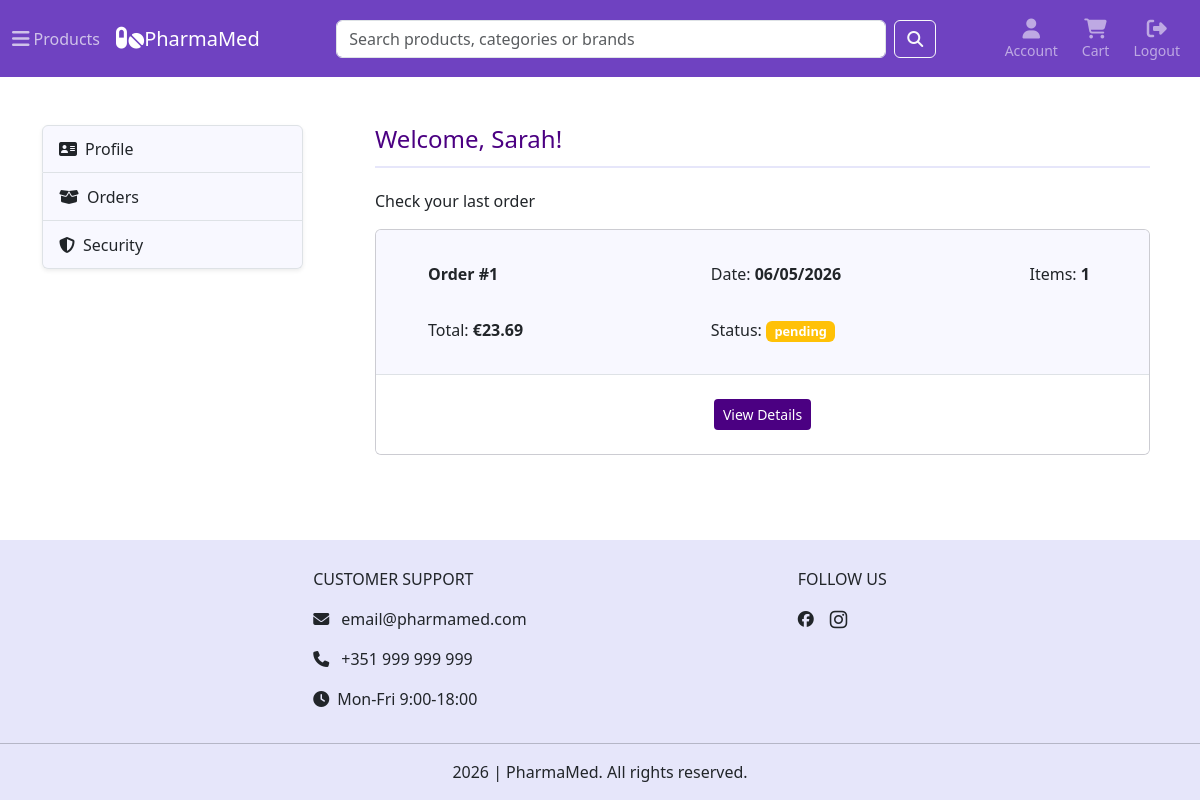
Page /account/home (signed in) on the earlier database version.
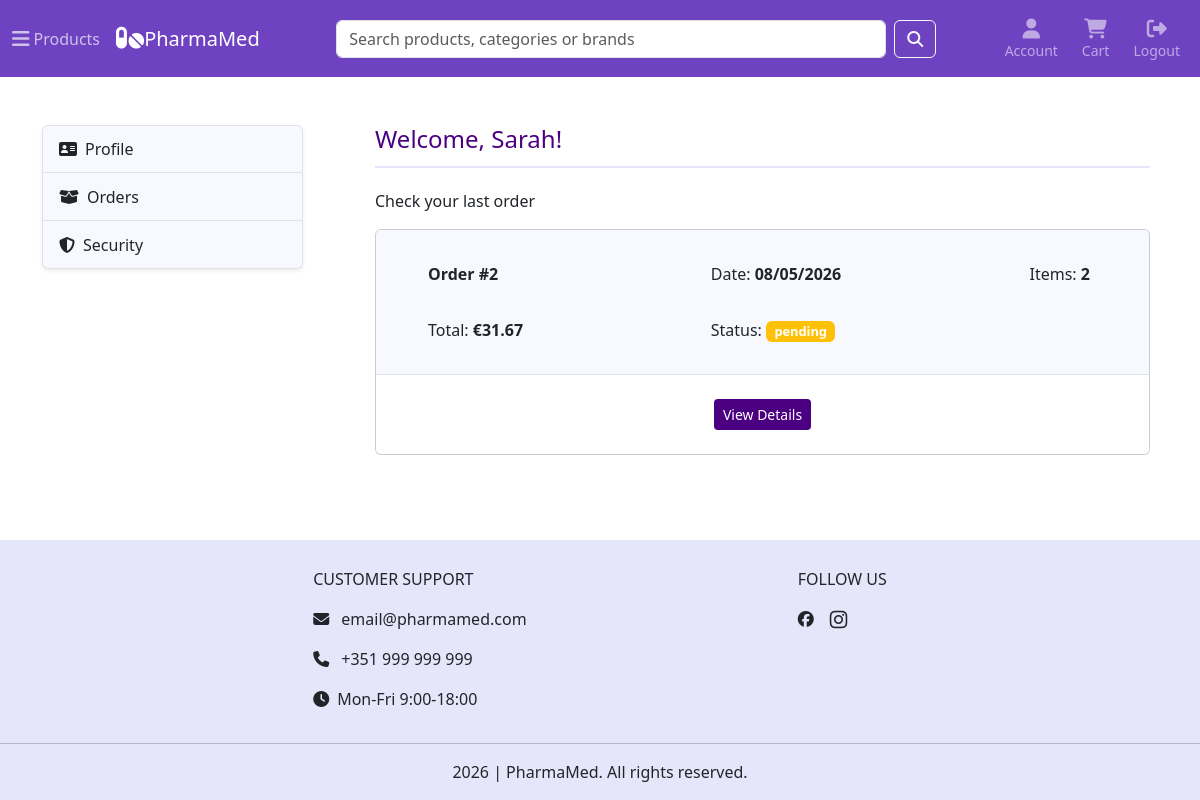
Same page on the later database version.
### tables this page shows
CREATE TABLE users (
    id INTEGER PRIMARY KEY AUTOINCREMENT,
    first_name TEXT NOT NULL,
    last_name TEXT NOT NULL,
    email TEXT NOT NULL UNIQUE,
    password_hash TEXT NOT NULL,
    created_at TIMESTAMP DEFAULT CURRENT_TIMESTAMP,
    reset_token TEXT,
    reset_token_expiry TEXT
);

CREATE TABLE orders (
    id INTEGER PRIMARY KEY AUTOINCREMENT,
    user_id INTEGER NOT NULL,
    address_id INTEGER NOT NULL,
    full_name TEXT NOT NULL,
    address_line TEXT NOT NULL,
    postal_code TEXT NOT NULL,
    city TEXT NOT NULL,
    country TEXT NOT NULL,
    shipping_method TEXT NOT NULL,
    subtotal REAL NOT NULL,
    shipping_cost REAL NOT NULL,
    total REAL NOT NULL,
    status TEXT NOT NULL DEFAULT 'pending',
    created_at TIMESTAMP DEFAULT CURRENT_TIMESTAMP,
    FOREIGN KEY (user_id) REFERENCES users(id)
);

### app.py (the view)
@app.route("/account/home")
@login_required
def account_home():
    db = get_db()
    user = db.execute("SELECT first_name FROM users WHERE id = ?", (current_user.id,)).fetchone()
    first_name = user["first_name"]
    orders = db.execute("""SELECT o.*, SUM(oi.quantity) AS item_count FROM orders o JOIN order_items oi ON oi.order_id = o.id WHERE o.user_id = ?
                        GROUP BY o.id ORDER BY o.created_at DESC LIMIT 1""", (current_user.id,)).fetchall()
    return render_template("account/dashboard.html", first_name=first_name, active_page=None, orders=orders)

### app.py (called while the page is built)
@login_manager.user_loader
def load_user(user_id):
    db = get_db()
    if db is None:
        return None
    user = db.execute("SELECT id, email, first_name, last_name FROM users WHERE id = ?",(user_id,)).fetchone()
    if user is None:
        return None
    return User(user["id"], user["email"], user["first_name"], user["last_name"])

@app.context_processor
def inject_globals():
    return {
        "categories_menu": load_categories_menu(),
        "cart_count": get_cart_count()
    }

### helpers.py (called while the page is built)
def get_db():
    if "db" not in g:
        g.db = sqlite3.connect("pharmamed.db")
        g.db.row_factory = sqlite3.Row
        g.db.execute("PRAGMA foreign_keys = ON")
    return g.db

def load_categories_menu():
    db = get_db()
    rows = db.execute("SELECT * FROM categories").fetchall()
    categories_menu = {}
    for row in rows:
        if row["parent_id"] == 0:
            categories_menu[row["category_id"]] = {
                "category_data": row,
                "subcategories": []
            }
    for row in rows:
        if row["parent_id"] != 0 and row["parent_id"] in categories_menu:
            categories_menu[row["parent_id"]]["subcategories"].append(row)
    return categories_menu

def get_cart_count():
    db = get_db()
    if current_user.is_authenticated:
        return db_cart_count(db, current_user.id)
    session_cart = session.get('cart', {})
    return sum(session_cart.values())

def db_cart_count(db, user_id):
    cart_count = db.execute("""SELECT SUM(quantity) as total FROM cart_items ci JOIN carts c ON ci.cart_id = c.id WHERE c.user_id = ?""", (user_id,)).fetchone()
    return cart_count["total"] or 0

def format_date(value):
    return datetime.strptime(value, "%Y-%m-%d %H:%M:%S").strftime("%d/%m/%Y")

### templates/account/dashboard.html (shortened to what this page needs)
{% extends "account/account.html" %}
{% block account_content %}
<div class="page-header pb-1">
    <h4>Welcome, {{ current_user.first_name }}!</h4>
</div>
{% for order in orders %}
    <h6 class="mt-4">Check your last order</h6>
    <div class="card order-card mb-4">
        <ul class="list-group list-group-flush">
            <li class="list-group-item dark-item p-3">
                <div class="row mt-3">
                    <div class="col-12 col-md-6 col-lg-5 mb-3 mb-md-0 ps-lg-5">
                        <strong>Order #{{ order.id }} </strong>
                    </div>
                    <div class="col-12 col-md-6 col-lg-5">
                        <p>Date: <strong>{{ order.created_at | format_date }}</strong></p>
                    </div>
                    <div class="col-12 col-md-6 col-lg-2 mt-md-3 mt-lg-0">
                        <p>Items: <strong>{{ order.item_count }}</strong></p>
                    </div>
                    <div class="col-12 col-md-6 col-lg-5 mt-md-3 ps-lg-5">
                        <p>Total: <strong>€{{ "%.2f"|format(order.total)  }}</strong></p>
                    </div>
                    <div class="col-12 col-md-6 col-lg-7 mt-md-3">
                        <p>Status: <span class="badge {% if order.status == 'pending' %}bg-warning {% elif order.status == 'confirmed' %}bg-warning {% elif order.status == 'shipped' %}bg-warning
                        {% elif order.status == 'completed' %}bg-success {% elif order.status == 'cancelled' %}bg-danger {% endif %}">{{ order.status }}</span></p>
                    </div>
                </div>
            </li>
            <li class="list-group-item p-4">
                <div class="text-center">
                    <a href="{{ url_for('order_details', order_id=order.id) }}" class="btn btn-sm order-details-btn">
                        View Details
                    </a>
                </div>
            </li>
        </ul>
    </div>
{% endfor %}
{% endblock %}

### templates/account/account.html (shortened to what this page needs)
{% extends "layout.html" %}
{% block main %}
<div class="container my-5">
    <div class="row">
        <div id="accountSidebar" class="col-3 d-none d-md-block">
            <div class="list-group shadow-sm">
                <a href="{{ url_for('profile') }}" class="list-group-item list-group-item-action d-flex align-items-center {% if active_page == 'profile' %}active{% endif %}">
                    <i class="fa-solid fa-address-card me-2"></i>Profile
                </a>
                <a href="{{ url_for('orders') }}" class="list-group-item list-group-item-action d-flex align-items-center {% if active_page == 'orders' %}active{% endif %}">
                    <i class="fa-solid fa-box-open me-2"></i>Orders
                </a>
                <a href="{{ url_for('change_password') }}" class="list-group-item list-group-item-action d-flex align-items-center {% if active_page == 'security' %}active{% endif %}">
                    <i class="fa-solid fa-shield-halved me-2"></i>Security
                </a>
            </div>
        </div>
        <div class="col-12 col-md-9">
            <div class="main-content mx-2 ms-md-5">
                {% block account_content %}{% endblock %}
            </div>
        </div>
    </div>
</div>
{% endblock %}

### templates/layout.html (shortened to what this page needs)
<!DOCTYPE html>
<html lang="en">
    <head>
        <link href="https://cdn.jsdelivr.net/npm/bootstrap@5.3.8/dist/css/bootstrap.min.css" rel="stylesheet">
        <link href="/static/styles.css" rel="stylesheet">
    </head>
    <body class="d-flex flex-column min-vh-100">
        <nav class="navbar navbar-expand-md sticky-top" data-bs-theme="dark">
            <div class="container-fluid flex-wrap flex-md-nowrap align-items-center">
                <div class="d-flex align-items-center">
                    <button class="nav-link text-light products-toggle me-3 d-none d-md-inline-flex align-items-center" type="button" data-bs-toggle="collapse" data-bs-target="#productsMenu" aria-expanded="false" aria-controls="productsMenu" aria-label="Products menu toggle">
                        <i class="fa-solid fa-bars fa-lg me-1"></i>Products
                    </button>
                    <a class="navbar-brand" href="/">
                        <i class="fa-solid fa-pills fa-lg"></i>PharmaMed
                    </a>
                </div>
                <ul class="navbar-nav flex-row align-items-center gap-2 order-1 order-md-2">
                {% if current_user.is_authenticated %}
                    <li class="nav-item d-flex flex-column text-center">
                        <a class="nav-link" href="{{ url_for('account_home') }}" aria-label="Account">
                            <i class="fa-solid fa-user fa-lg"></i>
                            <span class="d-none d-md-block small">Account</span>
                        </a>
                    </li>
                    <li class="nav-item d-flex flex-column text-center">
                        <a class="nav-link cart-icon position-relative" href="{{ url_for('cart') }}" aria-label="Cart">
                            <i class="fa-solid fa-cart-shopping fa-lg"></i>
                            <span class="d-none d-md-block small">Cart</span>
                        </a>
                    </li>
                    <li class="nav-item d-flex flex-column text-center">
                        <form action="{{ url_for('logout') }}" method="post" class="d-inline">
                            <button class="nav-link btn btn-link" type="submit">
                                <i class="fa-solid fa-right-from-bracket fa-lg"></i>
                                <span class="d-none d-md-block small">Logout</span>
                            </button>
                        </form>
                    </li>
                {% endif %}
                </ul>
                <div class="search-form w-100 order-2 order-md-1 mt-2 mt-md-0 mx-md-3">
                    <form class="d-flex" role="search" method="GET" action="/search" data-bs-theme="light">
                        <input class="form-control me-2" type="search" name="search_query" placeholder="Search products, categories or brands" aria-label="Search" autocomplete="off">
                        <button class="btn btn-outline-light" type="submit">
                            <i class="fa-solid fa-magnifying-glass"></i>
                        </button>
                    </form>
                </div>
            </div>
        </nav>
        <main class="flex-grow-1">
            {% block main %}{% endblock %}
        </main>
        <footer>
            <div class="container footer-top d-flex flex-row justify-content-evenly flex-wrap">
                <div class="footer-top-left">
                    <h6>CUSTOMER SUPPORT</h6>
                    <p>
                        <i class="fa-solid fa-envelope me-2"></i>
                        <a href="mailto:email@pharmamed.com">email@pharmamed.com</a>
                    </p>
                    <p>
                        <i class="fa-solid fa-phone me-2"></i>
                        <a href="tel:+351999999999">+351 999 999 999</a>
                    </p>
                    <p>
                        <i class="fa-solid fa-clock me-2"></i>Mon-Fri 9:00-18:00
                    </p>
                </div>
                <div class="footer-top-right">
                    <h6>FOLLOW US</h6>
                    <div class="d-flex gap-2">
                        <a href="https://facebook.com" target="_blank" aria-label="Follow us on Facebook">
                            <i class="fa-brands fa-facebook me-2"></i>
                        </a>
                        <a href="https://instagram.com" target="_blank" aria-label="Follow us on Instagram">
                            <i class="fa-brands fa-instagram fa-lg"></i>
                        </a>
                    </div>
                </div>
            </div>
            <hr>
            <div class="footer-bottom">
                <p id="copyright"></p>
            </div>
        </footer>
    </body>
</html>

### static/styles.css (style rules this page uses)
.navbar { background-color: #6f42c1; }
.products-toggle { opacity: 0.7; }
@media (min-width: 768px) { .search-form { max-width: 600px; } }
.add-to-cart-btn, .login-btn, .register-btn, .forgot-password-btn, .reset-password-btn, .decrease-btn, .increase-btn, .checkout-btn, #saveChangesBtn, #addAddressBtn, #saveAddressBtn, .change-password-btn, .continue-btn, .place-order-btn, .view-orders-btn, .order-details-btn, .view-low-stock-btn { background-color: #4B0082; color: white; }
.product-name, .login, .register, .forgot-password, .reset-password, .cart-top, .item-name, .page-header, .section-header { color: #4B0082; }
.badge { background-color: #4B0082; font-size: 0.8rem; }
footer { background-color: #E6E6FA; text-align: center; }
.footer-top { padding-top: 30px; }
.footer-top-left, .footer-top-right { text-align: left; }
footer a { color: #212529; text-decoration: none; }
h6 { padding-bottom: 10px; }
.login, .register-link, .register, .login-link, .forgot-password, .reset-password, .cart-top, .page-header, .section-header { border-bottom: solid 2px #E6E6FA; }
#accountSidebar .list-group-item { background-color: #F8F8FF; height: 3rem; }
.order-card { background-color: #F8F8FF; }
.dark-item { background-color: #F8F8FF; }

Differences in the rows shown:
no longer on this page (row unchanged): orders: id "1", created_at "06/05/2026", item_count "1", total "23.69", status "pending"
added orders: id "2", created_at "08/05/2026", item_count "2", total "31.67", status "pending"
